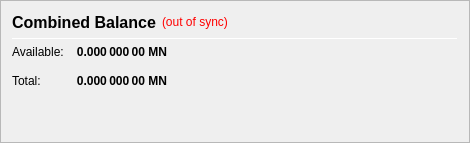
                   <widget class="QFrame" name="frame_CombinedBalances">
                    <property name="minimumSize">
                     <size>
                      <width>470</width>
                      <height>0</height>
                     </size>
                    </property>
                    <property name="frameShape">
                     <enum>QFrame::StyledPanel</enum>
                    </property>
                    <property name="frameShadow">
                     <enum>QFrame::Raised</enum>
                    </property>
                    <layout class="QVBoxLayout" name="verticalLayout_5">
                     <item>
                      <layout class="QHBoxLayout" name="horizontalLayout_5" stretch="0,0,0">
                       <item>
                        <widget class="QLabel" name="label_5z">
                         <property name="minimumSize">
                          <size>
                           <width>0</width>
                           <height>20</height>
                          </size>
                         </property>
                         <property name="font">
                          <font>
                           <pointsize>12</pointsize>
                           <weight>75</weight>
                           <bold>true</bold>
                          </font>
                         </property>
                         <property name="toolTip">
                          <string>Combined Balance (including unconfirmed and immature coins)</string>
                         </property>
                         <property name="text">
                          <string>Combined Balance</string>
                         </property>
                        </widget>
                       </item>
                       <item>
                        <widget class="QLabel" name="labelWalletStatus">
                         <property name="cursor">
                          <cursorShape>WhatsThisCursor</cursorShape>
                         </property>
                         <property name="toolTip">
                          <string>The displayed information may be out of date. Your wallet automatically synchronizes with the MasterNoder network after a connection is established, but this process has not completed yet.</string>
                         </property>
                         <property name="styleSheet">
                          <string notr="true">QLabel { color: red; }</string>
                         </property>
                         <property name="text">
                          <string notr="true">(out of sync)</string>
                         </property>
                         <property name="alignment">
                          <set>Qt::AlignLeading|Qt::AlignLeft|Qt::AlignVCenter</set>
                         </property>
                        </widget>
                       </item>
                       <item>
                        <spacer name="horizontalSpacer_1">
                         <property name="orientation">
                          <enum>Qt::Horizontal</enum>
                         </property>
                         <property name="sizeHint" stdset="0">
                          <size>
                           <width>40</width>
                           <height>20</height>
                          </size>
                         </property>
                        </spacer>
                       </item>
                      </layout>
                     </item>
                     <item>
                      <widget class="Line" name="line_CombinedBalance">
                       <property name="minimumSize">
                        <size>
                         <width>0</width>
                         <height>1</height>
                        </size>
                       </property>
                       <property name="maximumSize">
                        <size>
                         <width>16777215</width>
                         <height>1</height>
                        </size>
                       </property>
                       <property name="orientation">
                        <enum>Qt::Horizontal</enum>
                       </property>
                      </widget>
                     </item>
                     <item>
                      <layout class="QGridLayout" name="gridLayout_3">
                       <property name="spacing">
                        <number>12</number>
                       </property>
                       <item row="1" column="0">
                        <widget class="QLabel" name="labelBalanceTextz">
                         <property name="text">
                          <string>Available:</string>
                         </property>
                        </widget>
                       </item>
                       <item row="1" column="1">
                        <widget class="QLabel" name="labelBalancez">
                         <property name="font">
                          <font>
                           <weight>75</weight>
                           <bold>true</bold>
                          </font>
                         </property>
                         <property name="cursor">
                          <cursorShape>IBeamCursor</cursorShape>
                         </property>
                         <property name="toolTip">
                          <string>Your current spendable balance</string>
                         </property>
                         <property name="text">
                          <string notr="true">0.000 000 00 MN</string>
                         </property>
                         <property name="alignment">
                          <set>Qt::AlignRight|Qt::AlignTrailing|Qt::AlignVCenter</set>
                         </property>
                         <property name="textInteractionFlags">
                          <set>Qt::LinksAccessibleByMouse|Qt::TextSelectableByKeyboard|Qt::TextSelectableByMouse</set>
                         </property>
                        </widget>
                       </item>
                       <item row="2" column="0">
                        <widget class="QLabel" name="labelTotalTextz">
                         <property name="text">
                          <string>Total:</string>
                         </property>
                        </widget>
                       </item>
                       <item row="2" column="1">
                        <widget class="QLabel" name="labelTotalz">
                         <property name="font">
                          <font>
                           <weight>75</weight>
                           <bold>true</bold>
                          </font>
                         </property>
                         <property name="cursor">
                          <cursorShape>IBeamCursor</cursorShape>
                         </property>
                         <property name="toolTip">
                          <string>Total Balance, including all unavailable coins.</string>
                         </property>
                         <property name="text">
                          <string notr="true">0.000 000 00 MN</string>
                         </property>
                         <property name="alignment">
                          <set>Qt::AlignRight|Qt::AlignTrailing|Qt::AlignVCenter</set>
                         </property>
                         <property name="textInteractionFlags">
                          <set>Qt::LinksAccessibleByMouse|Qt::TextSelectableByKeyboard|Qt::TextSelectableByMouse</set>
                         </property>
                        </widget>
                       </item>
                       <item row="2" column="3">
                        <spacer name="horizontalSpacer_2">
                         <property name="orientation">
                          <enum>Qt::Horizontal</enum>
                         </property>
                         <property name="sizeHint" stdset="0">
                          <size>
                           <width>40</width>
                           <height>20</height>
                          </size>
                         </property>
                        </spacer>
                       </item>
                      </layout>
                     </item>
                     <item>
                      <spacer name="verticalSpacer_1">
                       <property name="orientation">
                        <enum>Qt::Vertical</enum>
                       </property>
                       <property name="sizeHint" stdset="0">
                        <size>
                         <width>20</width>
                         <height>40</height>
                        </size>
                       </property>
                      </spacer>
                     </item>
                    </layout>
                   </widget>
